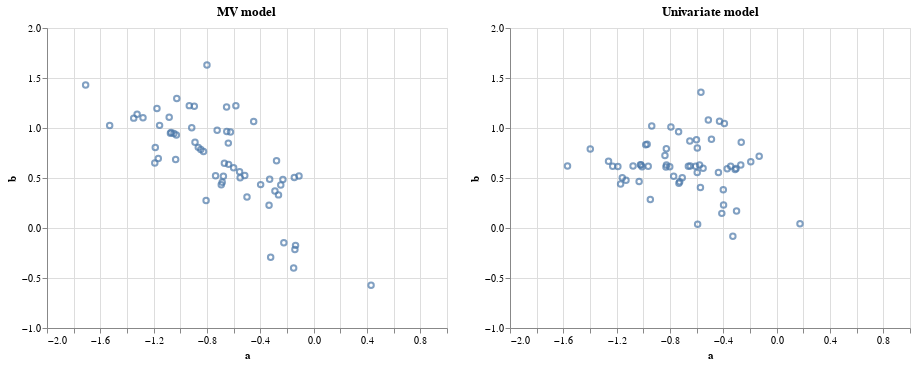

The notebook cell this image was saved under:
### Code cell
alt.Chart(mv_df).mark_point().encode(
    alt.X('a', scale=alt.Scale(domain=[-2,1])), 
    alt.Y('b', scale=alt.Scale(domain=[-1,2])), 
).properties(title='MV model') | alt.Chart(uni_df).mark_point().encode(
    alt.X('a', scale=alt.Scale(domain=[-2,1])), 
    alt.Y('b', scale=alt.Scale(domain=[-1,2])),
).properties(title="Univariate model")

### Figure 1 — Vega-Lite specification as saved in the notebook (floating-point values rounded to 4 significant figures)
{"$schema": "https://vega.github.io/schema/vega-lite/v4.17.0.json", "config": {"view": {"continuousHeight": 300, "continuousWidth": 400}}, "datasets": {"data-691abba902d5e3b610ca0871046ade46": [{"a": -1.53, "b": 1.026, "district": 0, "model": "multivariate", "rural": 0.1825, "urban": 0.3782}, {"a": -0.6696, "b": 0.6469, "district": 1, "model": "multivariate", "rural": 0.3431, "urban": 0.4951}, {"a": -0.6241, "b": 0.9602, "district": 2, "model": "multivariate", "rural": 0.3583, "urban": 0.5755}, {"a": -0.8003, "b": 1.629, "district": 3, "model": "multivariate", "rural": 0.3157, "urban": 0.6848}, {"a": -0.6379, "b": 0.6363, "district": 4, "model": "multivariate", "rural": 0.3486, "urban": 0.4996}, {"a": -1.027, "b": 1.296, "district": 5, "model": "multivariate", "rural": 0.2669, "urban": 0.5625}, {"a": -0.8466, "b": 0.7839, "district": 6, "model": "multivariate", "rural": 0.3061, "urban": 0.4856}, {"a": -0.6516, "b": 0.9658, "district": 7, "model": "multivariate", "rural": 0.3459, "urban": 0.5709}, {"a": -0.9145, "b": 1.002, "district": 8, "model": "multivariate", "rural": 0.2921, "urban": 0.52}, {"a": -1.28, "b": 1.103, "district": 9, "model": "multivariate", "rural": 0.2264, "urban": 0.4603}, {"a": -1.71, "b": 1.43, "district": 10, "model": "multivariate", "rural": 0.1624, "urban": 0.4374}, {"a": -0.693, "b": 0.4332, "district": 11, "model": "multivariate", "rural": 0.3373, "urban": 0.4396}, {"a": -0.5001, "b": 0.3091, "district": 12, "model": "multivariate", "rural": 0.3814, "urban": 0.455}, {"a": -0.5835, "b": 1.222, "district": 13, "model": "multivariate", "rural": 0.3625, "urban": 0.6531}, {"a": -0.6859, "b": 0.4582, "district": 14, "model": "multivariate", "rural": 0.3403, "urban": 0.4465}, {"a": -0.2784, "b": 0.6724, "district": 15, "model": "multivariate", "rural": 0.4329, "urban": 0.5893}, {"a": -0.826, "b": 0.7657, "district": 16, "model": "multivariate", "rural": 0.3096, "urban": 0.4864}, {"a": -0.89, "b": 0.8578, "district": 17, "model": "multivariate", "rural": 0.2952, "urban": 0.4922}, {"a": -0.7237, "b": 0.9773, "district": 18, "model": "multivariate", "rural": 0.3313, "urban": 0.5585}, {"a": -0.5556, "b": 0.5636, "district": 19, "model": "multivariate", "rural": 0.3691, "urban": 0.5018}, {"a": -0.3225, "b": -0.2928, "district": 20, "model": "multivariate", "rural": 0.4235, "urban": 0.3607}, {"a": -1.069, "b": 0.9545, "district": 21, "model": "multivariate", "rural": 0.2624, "urban": 0.4739}, {"a": -0.8654, "b": 0.8063, "district": 22, "model": "multivariate", "rural": 0.3026, "urban": 0.4866}, {"a": -1.324, "b": 1.139, "district": 23, "model": "multivariate", "rural": 0.2195, "urban": 0.4581}, {"a": -0.3346, "b": 0.2283, "district": 24, "model": "multivariate", "rural": 0.4184, "urban": 0.4744}, {"a": -0.6004, "b": 0.6018, "district": 25, "model": "multivariate", "rural": 0.3594, "urban": 0.5003}, {"a": -1.35, "b": 1.099, "district": 26, "model": "multivariate", "rural": 0.2108, "urban": 0.4413}, {"a": -1.035, "b": 0.6843, "district": 27, "model": "multivariate", "rural": 0.266, "urban": 0.4189}, {"a": -1.083, "b": 1.107, "district": 28, "model": "multivariate", "rural": 0.2586, "urban": 0.5053}, {"a": -0.4499, "b": 1.064, "district": 29, "model": "multivariate", "rural": 0.3913, "urban": 0.6433}, {"a": -0.3977, "b": 0.4338, "district": 30, "model": "multivariate", "rural": 0.4044, "urban": 0.5086}, {"a": -1.074, "b": 0.9469, "district": 31, "model": "multivariate", "rural": 0.2605, "urban": 0.4709}, {"a": -0.9328, "b": 1.224, "district": 32, "model": "multivariate", "rural": 0.292, "urban": 0.5676}, {"a": 0.4305, "b": -0.5725, "district": 33, "model": "multivariate", "rural": 0.6028, "urban": 0.467}, {"a": -0.3301, "b": 0.4874, "district": 34, "model": "multivariate", "rural": 0.4202, "urban": 0.538}, {"a": -0.677, "b": 0.5177, "district": 35, "model": "multivariate", "rural": 0.3422, "urban": 0.4635}, {"a": -0.2905, "b": 0.3704, "district": 36, "model": "multivariate", "rural": 0.4303, "urban": 0.5184}, {"a": -1.175, "b": 1.195, "district": 37, "model": "multivariate", "rural": 0.2471, "urban": 0.5045}, {"a": -0.2637, "b": 0.3312, "district": 38, "model": "multivariate", "rural": 0.4363, "urban": 0.5158}, {"a": -0.5514, "b": 0.5022, "district": 39, "model": "multivariate", "rural": 0.3703, "urban": 0.488}, {"a": -0.1407, "b": -0.2143, "district": 40, "model": "multivariate", "rural": 0.4658, "urban": 0.4202}, {"a": -0.1359, "b": -0.1737, "district": 41, "model": "multivariate", "rural": 0.4673, "urban": 0.4291}, {"a": -0.2307, "b": 0.4853, "district": 42, "model": "multivariate", "rural": 0.4439, "urban": 0.561}, {"a": -1.048, "b": 0.945, "district": 43, "model": "multivariate", "rural": 0.2651, "urban": 0.4766}, {"a": -0.8952, "b": 1.217, "district": 44, "model": "multivariate", "rural": 0.2939, "urban": 0.5737}, {"a": -0.1099, "b": 0.5199, "district": 45, "model": "multivariate", "rural": 0.4728, "urban": 0.5967}, {"a": -0.5166, "b": 0.5256, "district": 46, "model": "multivariate", "rural": 0.3783, "urban": 0.5023}, {"a": -0.2467, "b": 0.4289, "district": 47, "model": "multivariate", "rural": 0.4401, "urban": 0.5437}, {"a": -1.03, "b": 0.9308, "district": 48, "model": "multivariate", "rural": 0.2747, "urban": 0.4775}, {"a": -0.653, "b": 1.21, "district": 49, "model": "multivariate", "rural": 0.3478, "urban": 0.6257}, {"a": -0.6401, "b": 0.8488, "district": 50, "model": "multivariate", "rural": 0.3497, "urban": 0.55}, {"a": -0.1501, "b": -0.3999, "district": 51, "model": "multivariate", "rural": 0.4633, "urban": 0.371}, {"a": -0.7357, "b": 0.522, "district": 52, "model": "multivariate", "rural": 0.334, "urban": 0.4487}, {"a": -0.8067, "b": 0.2741, "district": 53, "model": "multivariate", "rural": 0.32, "urban": 0.3779}, {"a": -0.145, "b": 0.5054, "district": 54, "model": "multivariate", "rural": 0.4647, "urban": 0.5862}, {"a": -1.188, "b": 0.8044, "district": 55, "model": "multivariate", "rural": 0.2404, "urban": 0.4122}, {"a": -0.2237, "b": -0.1479, "district": 56, "model": "multivariate", "rural": 0.4459, "urban": 0.4125}, {"a": -1.156, "b": 1.026, "district": 57, "model": "multivariate", "rural": 0.2489, "urban": 0.4707}, {"a": -1.165, "b": 0.6961, "district": 58, "model": "multivariate", "rural": 0.2443, "urban": 0.3904}, {"a": -1.192, "b": 0.6492, "district": 59, "model": "multivariate", "rural": 0.2382, "urban": 0.3738}], "data-7f4de0c2b7c65c3beed69a6b302c9830": [{"a": -1.398, "b": 0.7901, "district": 0, "model": "univariate", "rural": 0.2016, "urban": 0.3546}, {"a": -0.6622, "b": 0.6173, "district": 1, "model": "univariate", "rural": 0.3442, "urban": 0.4895}, {"a": -0.489, "b": 0.888, "district": 2, "model": "univariate", "rural": 0.3857, "urban": 0.5867}, {"a": -0.5679, "b": 1.358, "district": 3, "model": "univariate", "rural": 0.3648, "urban": 0.6764}, {"a": -0.6478, "b": 0.6202, "district": 4, "model": "univariate", "rural": 0.346, "urban": 0.4937}, {"a": -0.9369, "b": 1.02, "district": 5, "model": "univariate", "rural": 0.2843, "urban": 0.5187}, {"a": -0.8266, "b": 0.6289, "district": 6, "model": "univariate", "rural": 0.3096, "urban": 0.4559}, {"a": -0.6014, "b": 0.8829, "district": 7, "model": "univariate", "rural": 0.3565, "urban": 0.5634}, {"a": -0.8275, "b": 0.7926, "district": 8, "model": "univariate", "rural": 0.3087, "urban": 0.4915}, {"a": -1.191, "b": 0.6139, "district": 9, "model": "univariate", "rural": 0.2408, "urban": 0.3742}, {"a": -1.569, "b": 0.6195, "district": 10, "model": "univariate", "rural": 0.1805, "urban": 0.2995}, {"a": -0.7331, "b": 0.4465, "district": 11, "model": "univariate", "rural": 0.3283, "urban": 0.4335}, {"a": -0.5717, "b": 0.4053, "district": 12, "model": "univariate", "rural": 0.3644, "urban": 0.4611}, {"a": -0.4286, "b": 1.067, "district": 13, "model": "univariate", "rural": 0.3969, "urban": 0.6529}, {"a": -0.7275, "b": 0.4619, "district": 14, "model": "univariate", "rural": 0.33, "urban": 0.4381}, {"a": -0.2657, "b": 0.857, "district": 15, "model": "univariate", "rural": 0.4357, "urban": 0.6319}, {"a": -0.8018, "b": 0.6116, "district": 16, "model": "univariate", "rural": 0.3139, "urban": 0.4574}, {"a": -0.8378, "b": 0.7239, "district": 17, "model": "univariate", "rural": 0.3052, "urban": 0.4725}, {"a": -0.6513, "b": 0.8706, "district": 18, "model": "univariate", "rural": 0.3462, "urban": 0.5501}, {"a": -0.5782, "b": 0.6307, "district": 19, "model": "univariate", "rural": 0.3632, "urban": 0.5117}, {"a": -0.5927, "b": 0.03862, "district": 20, "model": "univariate", "rural": 0.3604, "urban": 0.3751}, {"a": -1.018, "b": 0.63, "district": 21, "model": "univariate", "rural": 0.271, "urban": 0.4133}, {"a": -0.8302, "b": 0.6095, "district": 22, "model": "univariate", "rural": 0.3095, "urban": 0.4506}, {"a": -1.23, "b": 0.6165, "district": 23, "model": "univariate", "rural": 0.2335, "urban": 0.3653}, {"a": -0.4002, "b": 0.3823, "district": 24, "model": "univariate", "rural": 0.4026, "urban": 0.4958}, {"a": -0.6077, "b": 0.617, "district": 25, "model": "univariate", "rural": 0.3568, "urban": 0.5022}, {"a": -1.261, "b": 0.6671, "district": 26, "model": "univariate", "rural": 0.225, "urban": 0.3647}, {"a": -1.032, "b": 0.4653, "district": 27, "model": "univariate", "rural": 0.2662, "urban": 0.3714}, {"a": -0.9712, "b": 0.8372, "district": 28, "model": "univariate", "rural": 0.2791, "urban": 0.4681}, {"a": -0.392, "b": 1.046, "district": 29, "model": "univariate", "rural": 0.4046, "urban": 0.6514}, {"a": -0.4368, "b": 0.5556, "district": 30, "model": "univariate", "rural": 0.3946, "urban": 0.5283}, {"a": -1.021, "b": 0.6322, "district": 31, "model": "univariate", "rural": 0.27, "urban": 0.4129}, {"a": -0.7355, "b": 0.9629, "district": 32, "model": "univariate", "rural": 0.3297, "urban": 0.5526}, {"a": 0.175, "b": 0.04302, "district": 33, "model": "univariate", "rural": 0.5424, "urban": 0.5516}, {"a": -0.3709, "b": 0.5918, "district": 34, "model": "univariate", "rural": 0.41, "urban": 0.5532}, {"a": -0.7081, "b": 0.5024, "district": 35, "model": "univariate", "rural": 0.3344, "urban": 0.453}, {"a": -0.3449, "b": 0.6184, "district": 36, "model": "univariate", "rural": 0.4174, "urban": 0.5603}, {"a": -0.9822, "b": 0.8333, "district": 37, "model": "univariate", "rural": 0.2796, "urban": 0.465}, {"a": -0.3114, "b": 0.5852, "district": 38, "model": "univariate", "rural": 0.4245, "urban": 0.5632}, {"a": -0.5958, "b": 0.5555, "district": 39, "model": "univariate", "rural": 0.3586, "urban": 0.4902}, {"a": -0.3009, "b": 0.1693, "district": 40, "model": "univariate", "rural": 0.4271, "urban": 0.4712}, {"a": -0.3983, "b": 0.2292, "district": 41, "model": "univariate", "rural": 0.4052, "urban": 0.4619}, {"a": -0.2692, "b": 0.6301, "district": 42, "model": "univariate", "rural": 0.4343, "urban": 0.5863}, {"a": -1.009, "b": 0.613, "district": 43, "model": "univariate", "rural": 0.272, "urban": 0.411}, {"a": -0.7932, "b": 1.01, "district": 44, "model": "univariate", "rural": 0.3149, "urban": 0.5489}, {"a": -0.131, "b": 0.7174, "district": 45, "model": "univariate", "rural": 0.4676, "urban": 0.6369}, {"a": -0.5518, "b": 0.5981, "district": 46, "model": "univariate", "rural": 0.3696, "urban": 0.5109}, {"a": -0.3045, "b": 0.5944, "district": 47, "model": "univariate", "rural": 0.426, "urban": 0.5694}, {"a": -0.9634, "b": 0.6176, "district": 48, "model": "univariate", "rural": 0.2847, "urban": 0.4236}, {"a": -0.5124, "b": 1.081, "district": 49, "model": "univariate", "rural": 0.3781, "urban": 0.6265}, {"a": -0.5951, "b": 0.7991, "district": 50, "model": "univariate", "rural": 0.3585, "urban": 0.5489}, {"a": -0.3286, "b": -0.08347, "district": 51, "model": "univariate", "rural": 0.4199, "urban": 0.4029}, {"a": -0.7726, "b": 0.5178, "district": 52, "model": "univariate", "rural": 0.3223, "urban": 0.4391}, {"a": -0.9475, "b": 0.2845, "district": 53, "model": "univariate", "rural": 0.288, "urban": 0.3512}, {"a": -0.1942, "b": 0.6629, "district": 54, "model": "univariate", "rural": 0.4525, "urban": 0.6113}, {"a": -1.158, "b": 0.5028, "district": 55, "model": "univariate", "rural": 0.2446, "urban": 0.3528}, {"a": -0.4114, "b": 0.1463, "district": 56, "model": "univariate", "rural": 0.4008, "urban": 0.4376}, {"a": -1.077, "b": 0.6208, "district": 57, "model": "univariate", "rural": 0.2623, "urban": 0.3999}, {"a": -1.13, "b": 0.4769, "district": 58, "model": "univariate", "rural": 0.2492, "urban": 0.35}, {"a": -1.17, "b": 0.4402, "district": 59, "model": "univariate", "rural": 0.2409, "urban": 0.3336}]}, "hconcat": [{"data": {"name": "data-691abba902d5e3b610ca0871046ade46"}, "encoding": {"x": {"field": "a", "scale": {"domain": [-2, 1]}, "type": "quantitative"}, "y": {"field": "b", "scale": {"domain": [-1, 2]}, "type": "quantitative"}}, "mark": "point", "title": "MV model"}, {"data": {"name": "data-7f4de0c2b7c65c3beed69a6b302c9830"}, "encoding": {"x": {"field": "a", "scale": {"domain": [-2, 1]}, "type": "quantitative"}, "y": {"field": "b", "scale": {"domain": [-1, 2]}, "type": "quantitative"}}, "mark": "point", "title": "Univariate model"}]}
